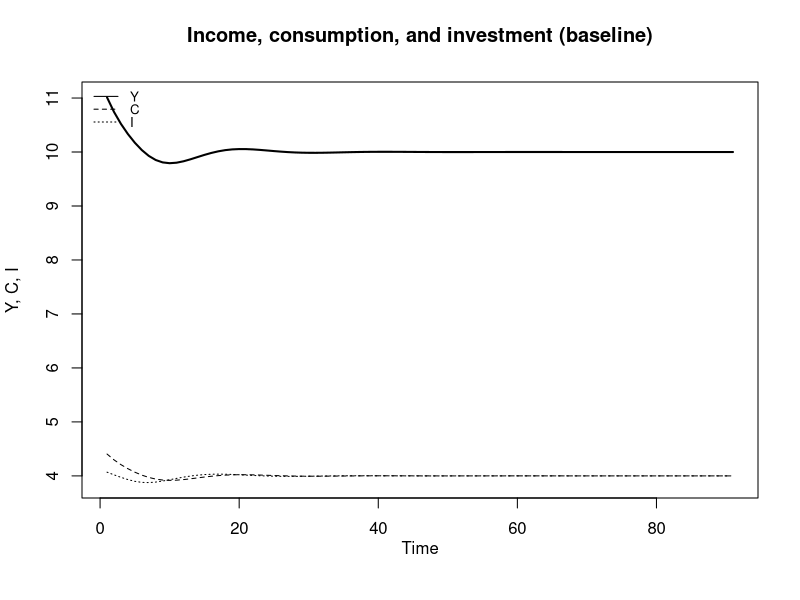

Write R code to recreate this figure.
## ---- chunk 1
# Clear the environment
rm(list=ls(all=TRUE))

# Set number of periods
Q=200

# Set number of scenarios (including baseline)
Scen=2

# Set period in which shock/shift will occur
s=50

# Create (S x Q)-matrices that will contain the simulated data
Y=matrix(data=1,nrow=Scen,ncol=Q) # Income/output
K=matrix(data=1,nrow=Scen,ncol=Q) # capital stock
S=matrix(data=1,nrow=Scen,ncol=Q) # saving
I=matrix(data=1,nrow=Scen,ncol=Q) # Investment

# Set fixed parameter values
gamma=0.6 # sensitivity of investment to deviations of actual from normal cap stock
delta=0.2 # depreciation rate
Y_E=10    # normal level of output
sigma=0.4 # propensity to save

# Set baseline parameter values
alpha=matrix(data=0.8,nrow=Scen,ncol=Q) # adjustment speed to excess demand

# Set parameter values for different scenarios
alpha[2,s:Q]=1.2 # scenario 2: limit cycle

# Simulate the model by looping over Q time periods for S different scenarios
for (i in 1:Scen){
  
  for (t in 2:Q){
    
    for (iterations in 1:500){ # run the model 500-times in each period
      
    #Model equations
    
    #(1) Output
    Y[i,t] = Y[i,t-1] + alpha[i,t]*(I[i,t-1] - S[i,t-1])
    
    #(2) Capital stock
    K[i,t] = (1-delta)*K[i,t-1] + I[i,t-1]
    
    #(3) Saving
    S[i,t] = sigma*Y[i,t] 
    
    #(4) Investment
    I[i,t] = sigma*Y_E + gamma*(sigma*Y_E/delta - K[i,t]) + atan(Y[i,t] - Y_E)
    
    } # close iterations loop
  }   # close time loop
}     # close scenario loop


## ---- chunk 2
#| label: fig-baseline
#| fig-cap: Income, consumption, and investment (baseline)

# Set start and end periods for plots
Tmax=100
Tmin =10

#Income, consumption, and investment
plot(Y[1, Tmin:(Tmax)],type="l", col=1, lwd=2, lty=1, xlab="", ylab="Y, C, I", ylim=range(I[1, Tmin:Tmax],Y[1, Tmin:(Tmax)]))
title(main="Income, consumption, and investment (baseline)", xlab = 'Time',cex=0.8,line=2)
lines(S[1, Tmin:Tmax],lty=2)
lines(I[1, Tmin:Tmax],lty=3)
legend("topleft", legend=c("Y", "C", "I"),
       lty=1:3, cex=0.8, bty = "n", y.intersp=0.8)
